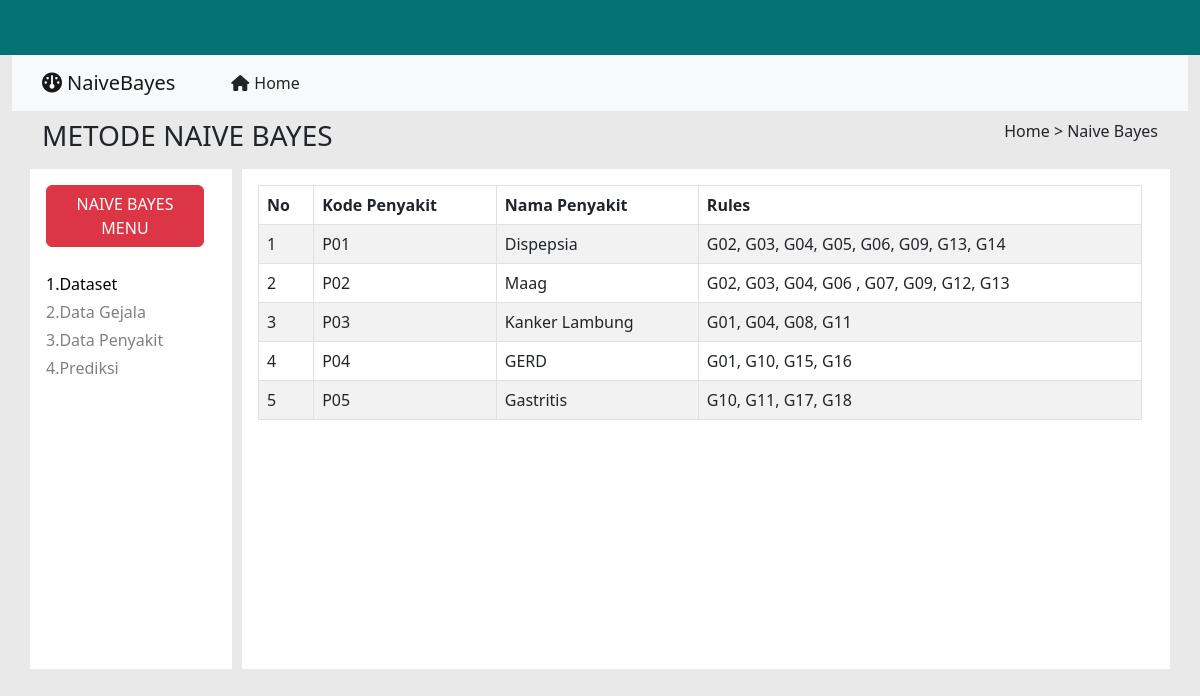
The page / on the database its author committed.
### tables this page shows
CREATE TABLE `penyakit` (
  `No` int(11) NOT NULL,
  `Kode_Penyakit` varchar(50) NOT NULL,
  `Nama_Penyakit` varchar(50) NOT NULL,
  `Kode_Gejala` varchar(50) NOT NULL
);

### index.php (the view, shortened to what this page needs)
<?php
include 'koneksi.php';
$query  = mysqli_query($koneksi,"SELECT * FROM penyakit");
?>
<html lang="en">
<head>
    <link href="https://cdn.jsdelivr.net/npm/bootstrap@5.2.3/dist/css/bootstrap.min.css" rel="stylesheet"
>
    <link rel="stylesheet" href="https://cdnjs.cloudflare.com/ajax/libs/font-awesome/6.2.1/css/all.min.css">
</head>
<body>
    <div class="container-fluid">
        <div class="row">
            <div class="col-lg-12 atas" style="background-color:rgb(3, 114, 114);"></div>
            <div class="col-lg-12">
                <nav class="navbar navbar-expand-lg bg-light">
                    <div class="container" style="justify-content:flex-start; gap:40px;">
                        <a class="navbar-brand" href="index.php"><i class="fa-solid fa-dashboard"
                                style="margin-right:5px ;"></i>NaiveBayes</a>
                        <a class="nav-link active" aria-current="page" href="#"><i class="fa-solid fa-house"
                                style="margin-right:5px ;"></i>Home</a>
                    </div>
            </div>
        </div>
    </div>
    <div class="container">
        <div class="row">
            <div class="col-lg-12 d-flex justify-content-between">
                <h3 class="py-2">METODE NAIVE BAYES</h3>
                <p class="py-2">Home > Naive Bayes</p>
            </div>
        </div>
        <div class="row">
            <div class="col-lg-2 bg-white p-3">
                <a href=""><button class="btn btn-danger">NAIVE BAYES MENU</button></a>
                <div class="d-flex flex-column gap-1" style="margin-top: 25px;">
                    <a href="index.php" class="text-decoration-none text-black">1.Dataset</a>
                    <a href="gejala.php" class="text-decoration-none tulisan">2.Data Gejala</a>
                    <a href="penyakit.php" class="text-decoration-none tulisan">3.Data Penyakit</a>
                    <a href="prediksi.php" class="text-decoration-none tulisan">4.Prediksi</a>
                </div>
            </div>
            <div class="col-lg-10 bg-white d-flex" style="min-height: 500px;">
                <div style="background-color: rgb(233, 233, 233); width: 10px;"></div>
                <div class="p-3 w-100 h-100" >
                <table class="table table-striped table-bordered" cellspacing="0" width="100%">
                  <thead>
                      <tr>
                          <th class="th-sm">No
                          </th>
                          <th class="th-sm">Kode Penyakit
                          </th>
                          <th class="th-sm">Nama Penyakit
                          </th>
                          <th class="th-sm">Rules
                          </th>
                      </tr>
                  </thead>
                  <tbody>
                    <?php
                        $a=0;
                        while($db_row = mysqli_fetch_array($query)) {
                    ?>
                      <tr>
                          <td>
                              <?php echo $a+1; ?>
                          </td>
                          <td>
                              <?php echo $db_row["Kode_Penyakit"]; ?>
                          </td>
                          <td>
                              <?php echo $db_row["Nama_Penyakit"]; ?>
                          </td>
                          <td>
                              <?php echo $db_row["Kode_Gejala"]; ?>
                          </td>
                      </tr>
                    <?php
                        $a++;
                    }
                    ?>
                  </tbody>
                </table>
                </div>
            </div>
        </div>
    </div>
</body>
</html>

### index.php (style rules this page uses)
.atas { width: 100%; height: 55px; }
body { background-color: rgb(233, 233, 233); box-sizing: border-box; }
.tulisan { color: grey; }

### rows shown on the page
penyakit: Kode_Penyakit "P01", Nama_Penyakit "Dispepsia", Kode_Gejala "G02, G03, G04, G05, G06, G09, G13, G14"
penyakit: Kode_Penyakit "P02", Nama_Penyakit "Maag", Kode_Gejala "G02, G03, G04, G06 , G07, G09, G12, G13"
penyakit: Kode_Penyakit "P03", Nama_Penyakit "Kanker Lambung", Kode_Gejala "G01, G04, G08, G11"
penyakit: Kode_Penyakit "P04", Nama_Penyakit "GERD", Kode_Gejala "G01, G10, G15, G16"
penyakit: Kode_Penyakit "P05", Nama_Penyakit "Gastritis", Kode_Gejala "G10, G11, G17, G18"
